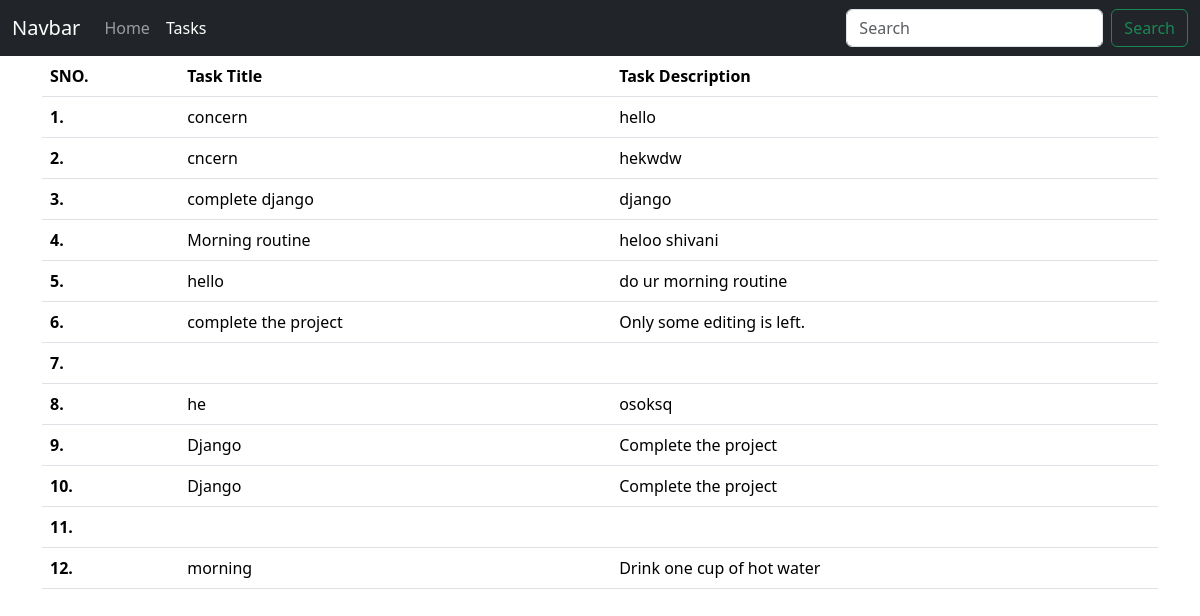
/tasks/, run on the app's committed database.
### home/models.py (models this page shows, shortened)
class Tasks(models.Model):
    taskTitle= models.CharField(max_length=30)
    taskDesc= models.TextField()
    time = models.DateTimeField(auto_now_add=True)

### home/views.py (the view)
# urls.py: path('tasks/',views.tasks, name='tasks'),
def tasks(request):
    allTasks = Tasks.objects.all()
    context = {'tasks':allTasks}
    return render(request,'tasks.html' ,context)

### templates/tasks.html (shortened to what this page needs)
{% extends "base.html" %}
{% block active1 %}active{% endblock active1 %}
{% block body %}
      <div class="container" mt-3>
        <table class="table">
            <thead>
              <tr>
                <th scope="col">SNO.</th>
                <th scope="col">Task Title</th>
                <th scope="col">Task Description</th>
              </tr>
            </thead>
            <tbody>
              {% for task in tasks  %}
              <tr>
                <th scope="row">{{forloop.counter}}.</th>
                <td>{{task.taskTitle}}</td>
                <td>{{task.taskDesc}}</td>
                </tr>
              {% endfor %}
                </tbody>
          </table>
      </div>
      {% endblock %}

### templates/base.html (shortened to what this page needs)
<!doctype html>
<html lang="en">
  <head>
    <link href="https://cdn.jsdelivr.net/npm/bootstrap@5.3.3/dist/css/bootstrap.min.css" rel="stylesheet">
  </head>
  <body>
    <nav class="navbar navbar-expand-lg navbar-dark bg-dark">
        <div class="container-fluid">
          <a class="navbar-brand" href="/">Navbar</a>
          <div class="collapse navbar-collapse" id="navbarSupportedContent">
            <ul class="navbar-nav me-auto mb-2 mb-lg-0">
              <li class="nav-item">
                <a class="nav-link {% block active %}{% endblock active %}" aria-current="page" href="/">Home</a>
              </li>
              <li class="nav-item ">
                <a class="nav-link {% block active1 %}{% endblock active1 %}" href="/tasks">Tasks</a>
              </li>
            </ul>
            <form class="d-flex" role="search" method= "POST" action="{%  url 'search' %}">
              <input class="form-control me-2" type="search" placeholder="Search" aria-label="Search" name="searched">
              <button class="btn btn-outline-success" type="submit">Search</button>
            </form>
          </div>
        </div>
      </nav>
      {% block body %}{% endblock  %}
  </body>
</html>

### data on the page
Tasks: taskTitle "concern", taskDesc "hello"
Tasks: taskTitle "cncern", taskDesc "hekwdw"
Tasks: taskTitle "complete django", taskDesc "django"
Tasks: taskTitle "Morning routine", taskDesc "heloo shivani"
Tasks: taskTitle "hello", taskDesc "do ur morning routine"
Tasks: taskTitle "complete the project", taskDesc "Only some editing is left."
Tasks: taskTitle "he", taskDesc "osoksq"
Tasks: taskTitle "Django", taskDesc "Complete the project"
Tasks: taskTitle "Django", taskDesc "Complete the project"
Tasks: taskTitle "morning", taskDesc "Drink one cup of hot water"
